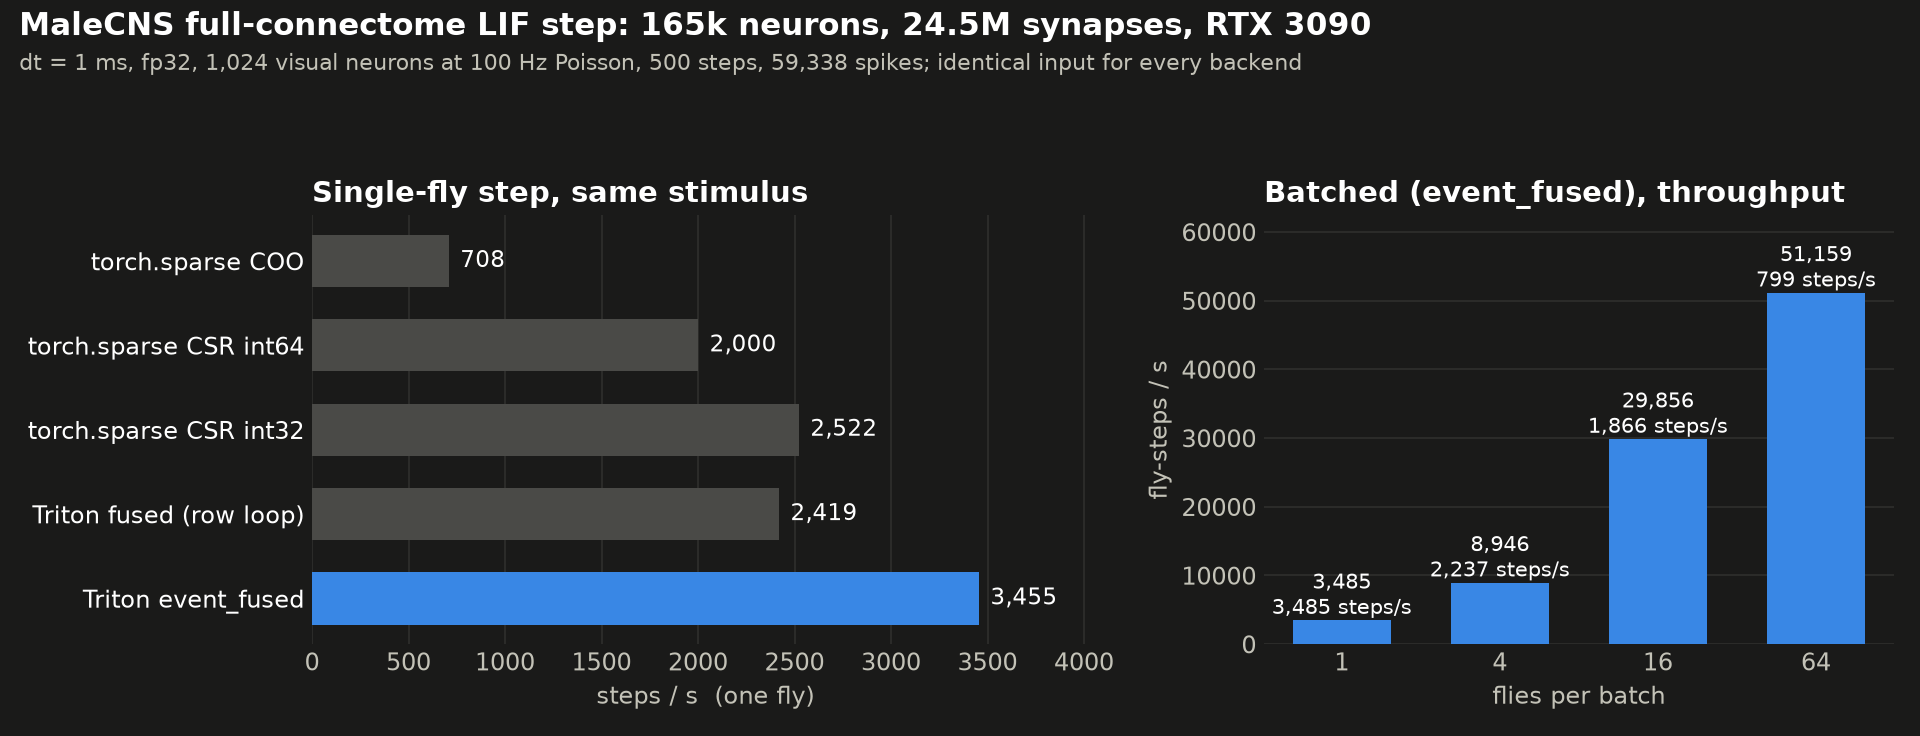

Write the Python code that produced this figure.
"""Render docs/step_speed.png from the measured numbers in docs/step_speed.json."""
import json
from pathlib import Path
import matplotlib
matplotlib.use("Agg")
import matplotlib.pyplot as plt

D = json.loads((Path(__file__).parent / "step_speed.json").read_text())
S, T = D["single_fly"], D["batched"]
c = D["style"]
plt.rcParams.update({"font.family": "DejaVu Sans", "font.size": 11})
fig, (a, b) = plt.subplots(1, 2, figsize=(12, 4.6), facecolor=c["surface"], gridspec_kw={"width_ratios": [1.25, 1]})
for ax in (a, b):
    ax.set_facecolor(c["surface"])
    for sp in ax.spines.values(): sp.set_visible(False)
    ax.tick_params(colors=c["text2"], length=0)
    ax.grid(axis="x", color=c["grid"], lw=0.8); ax.set_axisbelow(True)
names = [r["name"] for r in S][::-1]; vals = [r["steps_per_s"] for r in S][::-1]
cols = [c["accent"] if r["name"] == S[-1]["name"] else c["muted"] for r in S][::-1]
a.barh(names, vals, color=cols, height=0.62)
for i, v in enumerate(vals): a.text(v + 60, i, f"{v:,}", va="center", color=c["text"], fontsize=10.5)
a.set_xlim(0, max(vals) * 1.18); a.set_xlabel("steps / s  (one fly)", color=c["text2"])
a.set_title("Single-fly step, same stimulus", loc="left", color=c["text"], fontweight="bold")
a.tick_params(axis="y", labelcolor=c["text"])
n = [str(r["n_flies"]) for r in T]; fs = [r["fly_steps_per_s"] for r in T]
b.grid(axis="x", visible=False); b.grid(axis="y", color=c["grid"], lw=0.8)
b.bar(n, fs, color=c["accent"], width=0.62)
for i, (r, v) in enumerate(zip(T, fs)):
    b.text(i, v + 900, f"{v:,}\n{r['steps_per_s']:,} steps/s", ha="center", color=c["text"], fontsize=9.5)
b.set_ylim(0, max(fs) * 1.22); b.set_xlabel("flies per batch", color=c["text2"]); b.set_ylabel("fly-steps / s", color=c["text2"])
b.set_title("Batched (event_fused), throughput", loc="left", color=c["text"], fontweight="bold")
fig.suptitle(D["title"], x=0.01, ha="left", color=c["text"], fontsize=14, fontweight="bold", y=0.985)
fig.text(0.01, 0.905, D["subtitle"], color=c["text2"], fontsize=10)
fig.tight_layout(rect=(0, 0, 1, 0.87))
fig.savefig(Path(__file__).parent / "step_speed.png", dpi=160, facecolor=c["surface"])
